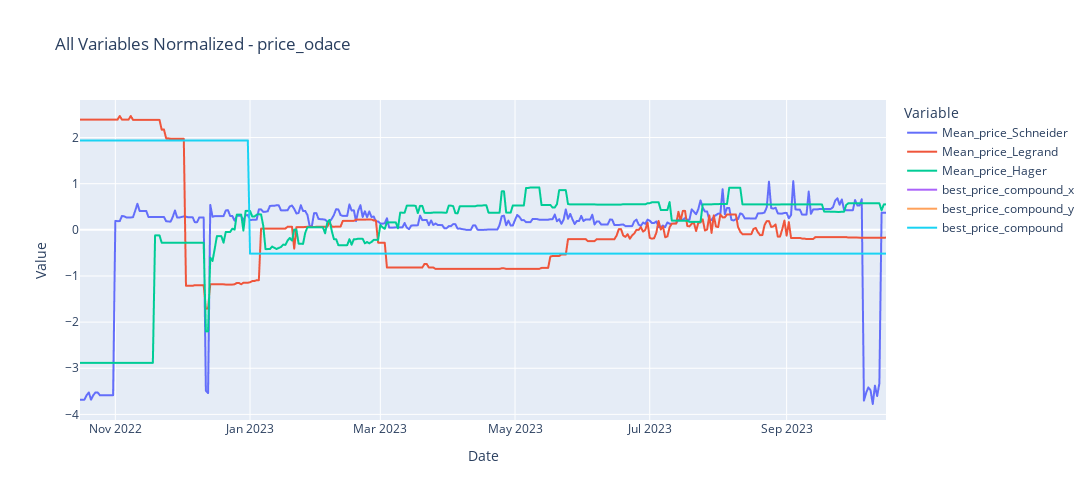
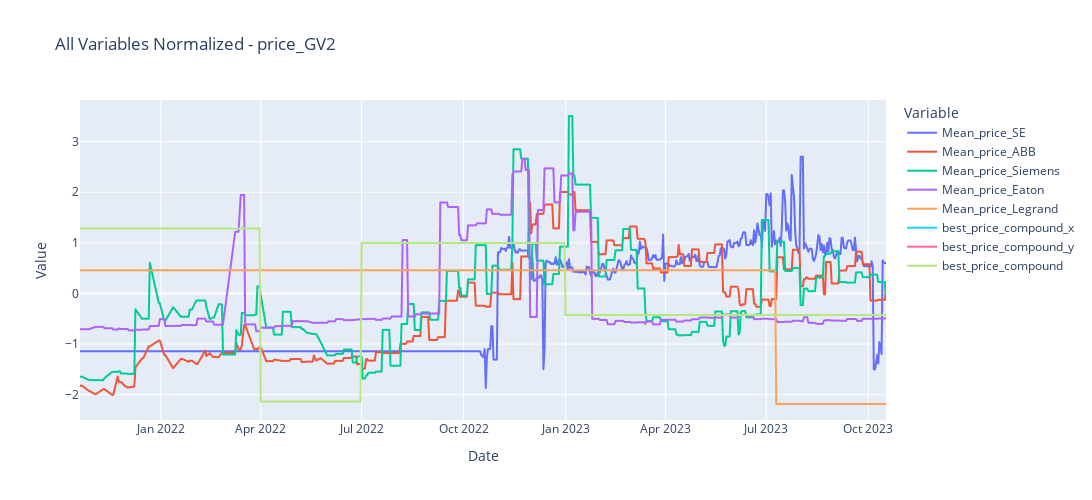
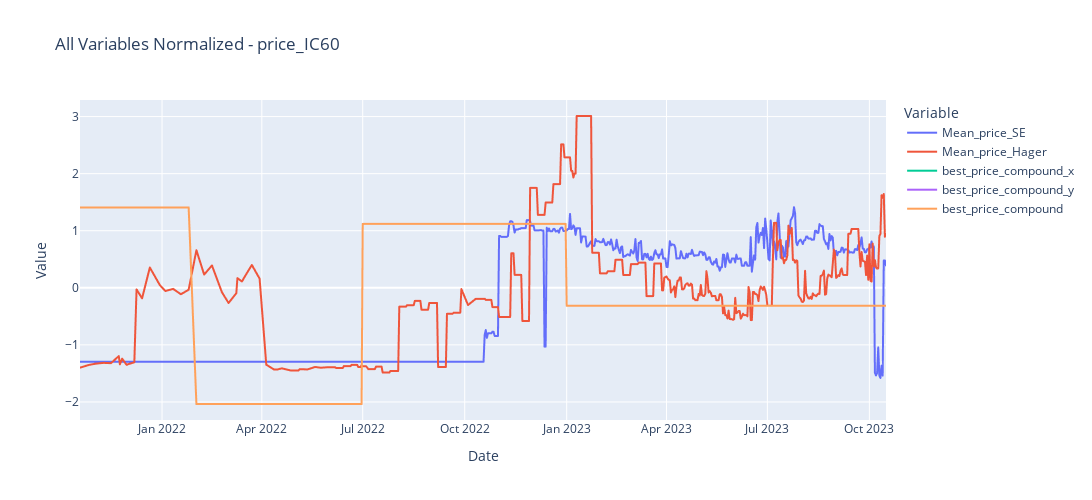

Notebook code for these charts, in order:
### Code cell
import plotly.express as px

# Normalizing Function
def normalize_and_plot(df, title):
    scaler = StandardScaler()

    # Normalize the DataFrame
    df_normalized = pd.DataFrame(scaler.fit_transform(df), index=df.index, columns=df.columns)

    # Melt the DataFrame for Plotly
    df_melted = df_normalized.reset_index().melt(id_vars=df_normalized.index.name, var_name='Variable', value_name='Value')

    # Plotting with Plotly
    fig = px.line(df_melted, x=df_normalized.index.name, y='Value', color='Variable', title=title)
    fig.update_layout(width=1300, height=500)
    fig.show()

# Apply to your DataFrames
normalize_and_plot(price_odace, 'All Variables Normalized - price_odace')
normalize_and_plot(price_GV2, 'All Variables Normalized - price_GV2')
normalize_and_plot(price_IC60, 'All Variables Normalized - price_IC60')

### Figure 1 — Plotly figure (JSON) as saved in the notebook; plotly's stock layout.template omitted (floating-point values rounded to 4 significant figures; data arrays with more than 128 entries replaced by an {"elided": "..."} marker saying what was removed)
{"data": [{"hovertemplate": "Variable=Mean_price_Schneider<br>Date=%{x}<br>Value=%{y}<extra></extra>", "legendgroup": "Mean_price_Schneider", "line": {"color": "#636efa", "dash": "solid"}, "marker": {"symbol": "circle"}, "mode": "lines", "name": "Mean_price_Schneider", "showlegend": true, "type": "scattergl", "x": {"elided": "366 str values"}, "xaxis": "x", "y": {"elided": "366 float values"}, "yaxis": "y"}, {"hovertemplate": "Variable=Mean_price_Legrand<br>Date=%{x}<br>Value=%{y}<extra></extra>", "legendgroup": "Mean_price_Legrand", "line": {"color": "#EF553B", "dash": "solid"}, "marker": {"symbol": "circle"}, "mode": "lines", "name": "Mean_price_Legrand", "showlegend": true, "type": "scattergl", "x": {"elided": "366 str values"}, "xaxis": "x", "y": {"elided": "366 float values"}, "yaxis": "y"}, {"hovertemplate": "Variable=Mean_price_Hager<br>Date=%{x}<br>Value=%{y}<extra></extra>", "legendgroup": "Mean_price_Hager", "line": {"color": "#00cc96", "dash": "solid"}, "marker": {"symbol": "circle"}, "mode": "lines", "name": "Mean_price_Hager", "showlegend": true, "type": "scattergl", "x": {"elided": "366 str values"}, "xaxis": "x", "y": {"elided": "366 float values"}, "yaxis": "y"}, {"hovertemplate": "Variable=best_price_compound_x<br>Date=%{x}<br>Value=%{y}<extra></extra>", "legendgroup": "best_price_compound_x", "line": {"color": "#ab63fa", "dash": "solid"}, "marker": {"symbol": "circle"}, "mode": "lines", "name": "best_price_compound_x", "showlegend": true, "type": "scattergl", "x": {"elided": "366 str values"}, "xaxis": "x", "y": {"elided": "366 float values"}, "yaxis": "y"}, {"hovertemplate": "Variable=best_price_compound_y<br>Date=%{x}<br>Value=%{y}<extra></extra>", "legendgroup": "best_price_compound_y", "line": {"color": "#FFA15A", "dash": "solid"}, "marker": {"symbol": "circle"}, "mode": "lines", "name": "best_price_compound_y", "showlegend": true, "type": "scattergl", "x": {"elided": "366 str values"}, "xaxis": "x", "y": {"elided": "366 float values"}, "yaxis": "y"}, {"hovertemplate": "Variable=best_price_compound<br>Date=%{x}<br>Value=%{y}<extra></extra>", "legendgroup": "best_price_compound", "line": {"color": "#19d3f3", "dash": "solid"}, "marker": {"symbol": "circle"}, "mode": "lines", "name": "best_price_compound", "showlegend": true, "type": "scattergl", "x": {"elided": "366 str values"}, "xaxis": "x", "y": {"elided": "366 float values"}, "yaxis": "y"}], "layout": {"height": 500, "legend": {"title": {"text": "Variable"}, "tracegroupgap": 0}, "title": {"text": "All Variables Normalized - price_odace"}, "width": 1300, "xaxis": {"anchor": "y", "domain": [0, 1], "title": {"text": "Date"}}, "yaxis": {"anchor": "x", "domain": [0, 1], "title": {"text": "Value"}}}}

### Figure 2 — Plotly figure (JSON) as saved in the notebook; plotly's stock layout.template omitted (floating-point values rounded to 4 significant figures; data arrays with more than 128 entries replaced by an {"elided": "..."} marker saying what was removed)
{"data": [{"hovertemplate": "Variable=Mean_price_SE<br>Date=%{x}<br>Value=%{y}<extra></extra>", "legendgroup": "Mean_price_SE", "line": {"color": "#636efa", "dash": "solid"}, "marker": {"symbol": "circle"}, "mode": "lines", "name": "Mean_price_SE", "showlegend": true, "type": "scattergl", "x": {"elided": "577 str values"}, "xaxis": "x", "y": {"elided": "577 float values"}, "yaxis": "y"}, {"hovertemplate": "Variable=Mean_price_ABB <br>Date=%{x}<br>Value=%{y}<extra></extra>", "legendgroup": "Mean_price_ABB ", "line": {"color": "#EF553B", "dash": "solid"}, "marker": {"symbol": "circle"}, "mode": "lines", "name": "Mean_price_ABB ", "showlegend": true, "type": "scattergl", "x": {"elided": "577 str values"}, "xaxis": "x", "y": {"elided": "577 float values"}, "yaxis": "y"}, {"hovertemplate": "Variable=Mean_price_Siemens <br>Date=%{x}<br>Value=%{y}<extra></extra>", "legendgroup": "Mean_price_Siemens ", "line": {"color": "#00cc96", "dash": "solid"}, "marker": {"symbol": "circle"}, "mode": "lines", "name": "Mean_price_Siemens ", "showlegend": true, "type": "scattergl", "x": {"elided": "577 str values"}, "xaxis": "x", "y": {"elided": "577 float values"}, "yaxis": "y"}, {"hovertemplate": "Variable=Mean_price_Eaton <br>Date=%{x}<br>Value=%{y}<extra></extra>", "legendgroup": "Mean_price_Eaton ", "line": {"color": "#ab63fa", "dash": "solid"}, "marker": {"symbol": "circle"}, "mode": "lines", "name": "Mean_price_Eaton ", "showlegend": true, "type": "scattergl", "x": {"elided": "577 str values"}, "xaxis": "x", "y": {"elided": "577 float values"}, "yaxis": "y"}, {"hovertemplate": "Variable=Mean_price_Legrand <br>Date=%{x}<br>Value=%{y}<extra></extra>", "legendgroup": "Mean_price_Legrand ", "line": {"color": "#FFA15A", "dash": "solid"}, "marker": {"symbol": "circle"}, "mode": "lines", "name": "Mean_price_Legrand ", "showlegend": true, "type": "scattergl", "x": {"elided": "577 str values"}, "xaxis": "x", "y": {"elided": "577 float values"}, "yaxis": "y"}, {"hovertemplate": "Variable=best_price_compound_x<br>Date=%{x}<br>Value=%{y}<extra></extra>", "legendgroup": "best_price_compound_x", "line": {"color": "#19d3f3", "dash": "solid"}, "marker": {"symbol": "circle"}, "mode": "lines", "name": "best_price_compound_x", "showlegend": true, "type": "scattergl", "x": {"elided": "577 str values"}, "xaxis": "x", "y": {"elided": "577 float values"}, "yaxis": "y"}, {"hovertemplate": "Variable=best_price_compound_y<br>Date=%{x}<br>Value=%{y}<extra></extra>", "legendgroup": "best_price_compound_y", "line": {"color": "#FF6692", "dash": "solid"}, "marker": {"symbol": "circle"}, "mode": "lines", "name": "best_price_compound_y", "showlegend": true, "type": "scattergl", "x": {"elided": "577 str values"}, "xaxis": "x", "y": {"elided": "577 float values"}, "yaxis": "y"}, {"hovertemplate": "Variable=best_price_compound<br>Date=%{x}<br>Value=%{y}<extra></extra>", "legendgroup": "best_price_compound", "line": {"color": "#B6E880", "dash": "solid"}, "marker": {"symbol": "circle"}, "mode": "lines", "name": "best_price_compound", "showlegend": true, "type": "scattergl", "x": {"elided": "577 str values"}, "xaxis": "x", "y": {"elided": "577 float values"}, "yaxis": "y"}], "layout": {"height": 500, "legend": {"title": {"text": "Variable"}, "tracegroupgap": 0}, "title": {"text": "All Variables Normalized - price_GV2"}, "width": 1300, "xaxis": {"anchor": "y", "domain": [0, 1], "title": {"text": "Date"}}, "yaxis": {"anchor": "x", "domain": [0, 1], "title": {"text": "Value"}}}}

### Figure 3 — Plotly figure (JSON) as saved in the notebook; plotly's stock layout.template omitted (floating-point values rounded to 4 significant figures; data arrays with more than 128 entries replaced by an {"elided": "..."} marker saying what was removed)
{"data": [{"hovertemplate": "Variable=Mean_price_SE<br>Date=%{x}<br>Value=%{y}<extra></extra>", "legendgroup": "Mean_price_SE", "line": {"color": "#636efa", "dash": "solid"}, "marker": {"symbol": "circle"}, "mode": "lines", "name": "Mean_price_SE", "showlegend": true, "type": "scattergl", "x": {"elided": "543 str values"}, "xaxis": "x", "y": {"elided": "543 float values"}, "yaxis": "y"}, {"hovertemplate": "Variable=Mean_price_Hager<br>Date=%{x}<br>Value=%{y}<extra></extra>", "legendgroup": "Mean_price_Hager", "line": {"color": "#EF553B", "dash": "solid"}, "marker": {"symbol": "circle"}, "mode": "lines", "name": "Mean_price_Hager", "showlegend": true, "type": "scattergl", "x": {"elided": "543 str values"}, "xaxis": "x", "y": {"elided": "543 float values"}, "yaxis": "y"}, {"hovertemplate": "Variable=best_price_compound_x<br>Date=%{x}<br>Value=%{y}<extra></extra>", "legendgroup": "best_price_compound_x", "line": {"color": "#00cc96", "dash": "solid"}, "marker": {"symbol": "circle"}, "mode": "lines", "name": "best_price_compound_x", "showlegend": true, "type": "scattergl", "x": {"elided": "543 str values"}, "xaxis": "x", "y": {"elided": "543 float values"}, "yaxis": "y"}, {"hovertemplate": "Variable=best_price_compound_y<br>Date=%{x}<br>Value=%{y}<extra></extra>", "legendgroup": "best_price_compound_y", "line": {"color": "#ab63fa", "dash": "solid"}, "marker": {"symbol": "circle"}, "mode": "lines", "name": "best_price_compound_y", "showlegend": true, "type": "scattergl", "x": {"elided": "543 str values"}, "xaxis": "x", "y": {"elided": "543 float values"}, "yaxis": "y"}, {"hovertemplate": "Variable=best_price_compound<br>Date=%{x}<br>Value=%{y}<extra></extra>", "legendgroup": "best_price_compound", "line": {"color": "#FFA15A", "dash": "solid"}, "marker": {"symbol": "circle"}, "mode": "lines", "name": "best_price_compound", "showlegend": true, "type": "scattergl", "x": {"elided": "543 str values"}, "xaxis": "x", "y": {"elided": "543 float values"}, "yaxis": "y"}], "layout": {"height": 500, "legend": {"title": {"text": "Variable"}, "tracegroupgap": 0}, "title": {"text": "All Variables Normalized - price_IC60"}, "width": 1300, "xaxis": {"anchor": "y", "domain": [0, 1], "title": {"text": "Date"}}, "yaxis": {"anchor": "x", "domain": [0, 1], "title": {"text": "Value"}}}}
